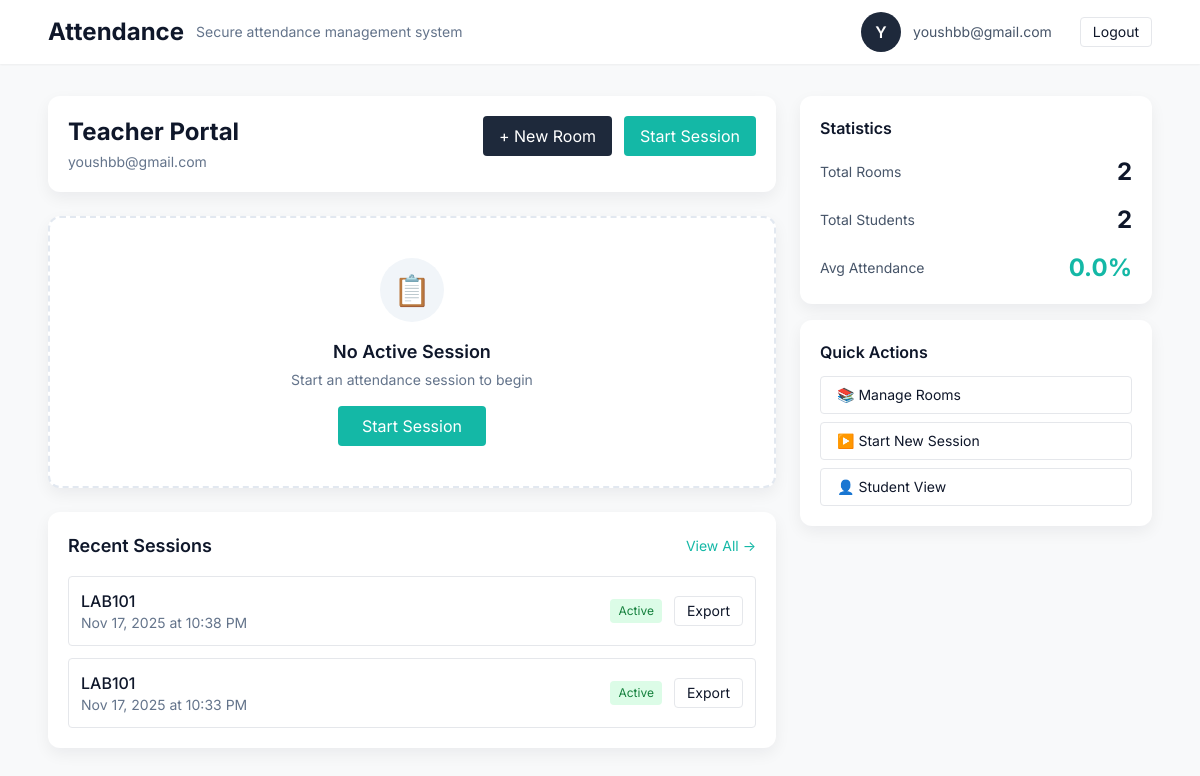
Screenshot of /teacher/dashboard (signed in) with the database file from the repository.
### app/models.py (models this page shows, shortened)
class User(db.Model, UserMixin):
    __tablename__ = "users"
    id = db.Column(db.Integer, primary_key=True)
    name = db.Column(db.String(200))
    email = db.Column(db.String(255), unique=True, index=True, nullable=False)
    role = db.Column(db.String(50), default="student")   # student | teacher | admin
    is_banned = db.Column(db.Boolean, default=False)
    device_fingerprint = db.Column(db.String(500))
    created_at = db.Column(db.DateTime, default=datetime.utcnow)
    last_login = db.Column(db.DateTime)
    last_active_at = db.Column(db.DateTime)
    attendance_records = db.relationship("AttendanceRecord", backref="student", lazy=True)
    def is_teacher(self):
        return self.role == "teacher"

class AttendanceSlot(db.Model):
    __tablename__ = "attendance_slots"
    id = db.Column(db.Integer, primary_key=True)
    room_id = db.Column(db.Integer, db.ForeignKey("rooms.id"), nullable=False)
    opened_by = db.Column(db.Integer, db.ForeignKey("users.id"), nullable=False)
    start_time = db.Column(db.DateTime, default=datetime.utcnow)
    end_time = db.Column(db.DateTime, default=lambda: datetime.utcnow() + timedelta(minutes=5))
    is_active = db.Column(db.Boolean, default=True)
    require_pin = db.Column(db.Boolean, default=False)
    pin_code = db.Column(db.String(10))
    qr_token = db.Column(db.String(64))
    attendance_records = db.relationship("AttendanceRecord", backref="slot", lazy=True)

class Room(db.Model):
    __tablename__ = "rooms"
    id = db.Column(db.Integer, primary_key=True)
    name = db.Column(db.String(200), nullable=False)
    created_by = db.Column(db.Integer, db.ForeignKey("users.id"), nullable=False)
    created_at = db.Column(db.DateTime, default=datetime.utcnow)
    slots = db.relationship("AttendanceSlot", backref="room", lazy=True)

### app/teacher.py (the view)
@teacher_bp.route("/dashboard")
def dashboard():
    total_rooms = Room.query.filter_by(created_by=current_user.id).count()
    total_students = User.query.filter_by(role="student").count()
    all_slots = AttendanceSlot.query.join(Room).filter(Room.created_by == current_user.id).all()
    total_attendance = 0
    total_possible = 0
    for slot in all_slots:
        attended = AttendanceRecord.query.filter_by(slot_id=slot.id).count()
        total_attendance += attended
        total_possible += total_students
    avg_attendance = round((total_attendance / total_possible) * 100, 1) if total_possible else 0
    now = datetime.utcnow()
    active_session = AttendanceSlot.query.filter(
        AttendanceSlot.is_active == True,
        AttendanceSlot.start_time <= now,
        AttendanceSlot.end_time >= now
    ).join(Room).filter(Room.created_by == current_user.id).first()
    recent_sessions = AttendanceSlot.query.join(Room).filter(
        Room.created_by == current_user.id
    ).order_by(AttendanceSlot.start_time.desc()).limit(5).all()
    return render_template(
        "teacher/dashboard.html",
        total_rooms=total_rooms,
        total_students=total_students,
        avg_attendance=avg_attendance,
        active_session=active_session,
        recent_sessions=recent_sessions
    )

### app/teacher.py (called while the page is built)
@teacher_bp.before_request
def ensure_teacher():
    if not current_user.is_authenticated:
        return redirect(url_for("auth.login"))
    if not (current_user.is_teacher() or current_user.is_admin()):
        flash("Teacher access required", "danger")
        return redirect(url_for("main.dashboard"))

### app/templates/teacher/dashboard.html (shortened to what this page needs)
{% extends 'base.html' %}
{% block content %}
<div class="grid grid-cols-1 lg:grid-cols-3 gap-6">
  <div class="lg:col-span-2 space-y-6">
    <div class="card flex items-start justify-between">
      <div>
        <h2 class="text-2xl font-bold">Teacher Portal</h2>
        <div class="text-sm text-slate-500 mt-1">{{ current_user.email }}</div>
      </div>
      <div class="flex items-center gap-3">
        <a href="{{ url_for('teacher.create_room') }}"
           class="px-4 py-2 btn-primary rounded hover:opacity-90">
           + New Room
        </a>
        <a href="{{ url_for('teacher.open_slot') }}"
           class="px-4 py-2 btn-cyan rounded hover:opacity-90">
           Start Session
        </a>
      </div>
    </div>
    {% if active_session %}
    <div class="card border-l-4 border-[var(--cyan)]">
      <div class="flex items-start justify-between">
        <div class="flex-1">
          <div class="flex items-center gap-3">
            <h3 class="text-lg font-semibold">Active Session</h3>
            <span class="badge-active">LIVE</span>
          </div>
          <div class="mt-3 grid grid-cols-2 gap-3 text-sm">
            <div>
              <span class="text-slate-500">Room:</span>
              <span class="font-medium ml-2">{{ active_session.room.name }}</span>
            </div>
            <div>
              <span class="text-slate-500">Started:</span>
              <span class="font-medium ml-2">{{ active_session.start_time.strftime('%I:%M %p') }}</span>
            </div>
            <div>
              <span class="text-slate-500">Ends:</span>
              <span class="font-medium ml-2">{{ active_session.end_time.strftime('%I:%M %p') }}</span>
            </div>
            {% if active_session.require_pin %}
            <div>
              <span class="text-slate-500">PIN:</span>
              <span class="font-mono font-bold text-lg ml-2">{{ active_session.pin_code }}</span>
            </div>
            {% endif %}
          </div>
          <div class="mt-4 flex gap-3">
            <a href="{{ url_for('teacher.slot_live', slot_id=active_session.id) }}"
               class="px-4 py-2 bg-slate-800 text-white rounded hover:bg-slate-700">
               View Live Feed
            </a>
            <button onclick="closeSession({{ active_session.id }})"
                    class="px-4 py-2 border border-red-500 text-red-600 rounded hover:bg-red-50">
               End Session
            </button>
          </div>
        </div>
        {% if not active_session.require_pin %}
        <div class="ml-4">
          <img src="{{ url_for('main.slot_qr', slot_id=active_session.id) }}"
               class="w-32 h-32 border rounded"
               alt="QR Code">
        </div>
        {% endif %}
      </div>
    </div>
    {% else %}
    <div class="card text-center py-10 border-2 border-dashed border-slate-200">
      <div class="w-16 h-16 mx-auto rounded-full bg-slate-100 flex items-center justify-center text-3xl">
        📋
      </div>
      <h3 class="mt-4 text-lg font-semibold">No Active Session</h3>
      <p class="text-sm text-slate-500 mt-1">Start an attendance session to begin</p>
      <a href="{{ url_for('teacher.open_slot') }}"
         class="mt-4 inline-block px-6 py-2 btn-cyan rounded">
         Start Session
      </a>
    </div>
    {% endif %}
    <div class="card">
      <div class="flex items-center justify-between mb-4">
        <h3 class="font-semibold text-lg">Recent Sessions</h3>
        <a href="{{ url_for('teacher.rooms') }}" class="text-sm text-[var(--cyan)] hover:underline">
          View All →
        </a>
      </div>
      {% if recent_sessions %}
      <div class="space-y-3">
        {% for session in recent_sessions %}
        <div class="flex items-center justify-between p-3 border rounded hover:bg-slate-50">
          <div class="flex-1">
            <div class="font-medium">{{ session.room.name }}</div>
            <div class="text-sm text-slate-500">
              {{ session.start_time.strftime('%b %d, %Y at %I:%M %p') }}
            </div>
          </div>
          <div class="flex items-center gap-3">
            {% if session.is_active %}
            <span class="px-2 py-1 text-xs rounded bg-green-100 text-green-700">Active</span>
            {% else %}
            <span class="px-2 py-1 text-xs rounded bg-slate-100 text-slate-600">Closed</span>
            {% endif %}
            <a href="{{ url_for('teacher.slot_export', slot_id=session.id) }}"
               class="px-3 py-1 text-sm border rounded hover:bg-slate-100">
               Export
            </a>
          </div>
        </div>
        {% endfor %}
      </div>
      {% else %}
      <div class="text-center py-6 text-slate-500">
        No sessions yet
      </div>
      {% endif %}
    </div>
  </div>
  <div class="space-y-4">
    <div class="card">
      <h4 class="font-semibold mb-4">Statistics</h4>
      <div class="space-y-4">
        <div class="flex items-center justify-between">
          <span class="text-sm text-slate-600">Total Rooms</span>
          <span class="text-2xl font-bold">{{ total_rooms }}</span>
        </div>
        <div class="flex items-center justify-between">
          <span class="text-sm text-slate-600">Total Students</span>
          <span class="text-2xl font-bold">{{ total_students }}</span>
        </div>
        <div class="flex items-center justify-between">
          <span class="text-sm text-slate-600">Avg Attendance</span>
          <span class="text-2xl font-bold text-[var(--cyan)]">{{ avg_attendance }}%</span>
        </div>
      </div>
    </div>
    <div class="card">
      <h4 class="font-semibold mb-3">Quick Actions</h4>
      <div class="space-y-2">
        <a href="{{ url_for('teacher.rooms') }}"
           class="block px-4 py-2 border rounded hover:bg-slate-50 text-sm">
           📚 Manage Rooms
        </a>
        <a href="{{ url_for('teacher.open_slot') }}"
           class="block px-4 py-2 border rounded hover:bg-slate-50 text-sm">
           ▶️ Start New Session
        </a>
        <a href="{{ url_for('main.dashboard') }}"
           class="block px-4 py-2 border rounded hover:bg-slate-50 text-sm">
           👤 Student View
        </a>
      </div>
    </div>
  </div>
</div>
{% endblock %}

### app/templates/base.html (shortened to what this page needs)
<!doctype html>
<html>
<head>
  <script src="https://cdn.tailwindcss.com"></script>
</head>
<body>
  <nav class="bg-white shadow-sm">
    <div class="max-w-6xl mx-auto px-6 py-3 flex items-center justify-between">
      <div class="flex items-center space-x-3">
        <div class="text-2xl font-bold">Attendance</div>
        <div class="text-sm text-slate-500">Secure attendance management system</div>
      </div>
      <div>
        {% if current_user.is_authenticated %}
          <div class="flex items-center gap-3">
            <div class="w-10 h-10 bg-[#1E293B] text-white rounded-full flex items-center justify-center font-semibold">
              {{ current_user.name.split(' ')[0][:1] }}{{ (current_user.name.split(' ')[1][:1] if current_user.name.split(' ')|length>1 else '') }}
            </div>
            <div class="text-sm text-slate-600">{{ current_user.email }}</div>
            <a href="{{ url_for('auth.logout') }}"
               class="ml-4 border px-3 py-1 rounded text-sm hover:bg-slate-100">
               Logout
            </a>
          </div>
        {% else %}
          <a href="{{ url_for('auth.login') }}" class="px-4 py-2 btn-primary rounded">Sign in</a>
        {% endif %}
      </div>
    </div>
  </nav>
  <main class="max-w-6xl mx-auto mt-8 px-6">
    {% block content %}{% endblock %}
  </main>
</body>
</html>

### app/templates/base.html (style rules this page uses)
:root { --cyan:#14B8A6; --navy:#1E293B; --danger:#EF4444; }
body { font-family: 'Inter', system-ui, -apple-system, "Segoe UI", Roboto, "Helvetica Neue", Arial; background: #F8F9FA; color: #0F172A; }
.card { background: white; border-radius: 12px; box-shadow: 0 6px 16px rgba(15,23,40,0.06); padding: 20px; }
.btn-primary { background: var(--navy); color: white; }
.btn-cyan { background: var(--cyan); color: white; }

### rows the page displays
User: name "Y", email "youshbb@gmail.com"
AttendanceSlot: room.name "LAB101", start_time "Nov 17, 2025 at 10:38 PM", is_active "Active"
AttendanceSlot: room.name "LAB101", start_time "Nov 17, 2025 at 10:33 PM", is_active "Active"

### other values shown
{{ total_rooms }} "2"
{{ total_students }} "2"
{{ avg_attendance }} "0.0"
